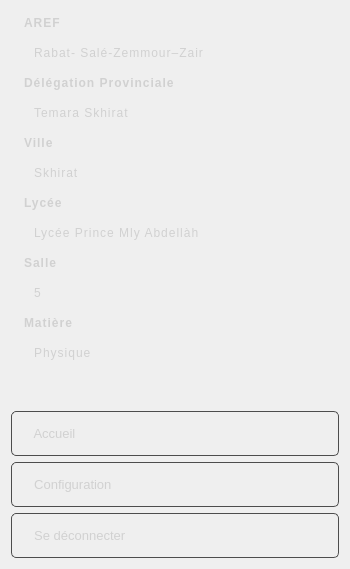
        <widget class="QWidget" name="menuWidget" native="true">
         <property name="minimumSize">
          <size>
           <width>350</width>
           <height>0</height>
          </size>
         </property>
         <property name="maximumSize">
          <size>
           <width>350</width>
           <height>16777215</height>
          </size>
         </property>
         <property name="styleSheet">
          <string notr="true">#menuWidget {
    background: #202020;
}

QPushButton {
    text-align: left;
    border: 1px solid #4d4d4d;
    color: #d1d1d1;
    border-radius: 5px;
    height: 50px;
	padding-left: 15px;
    padding-right: 15px;
}

QPushButton:hover {
    background-color: #777;
}

QLabel {
    text-align: left;
    color: #d1d1d1;
    padding-left: 10px;     /* Espacement à gauche */
    padding-right: 10px;    /* Espacement à droite */
    padding-top: 5px;       /* Espacement en haut */
    padding-bottom: 5px;    /* Espacement en bas */
    line-height: 1.5;       /* Espacement entre les lignes de texte */
    letter-spacing: 1px;    /* Espacement entre les lettres */
}




</string>
         </property>
         <layout class="QGridLayout" name="gridLayout_13">
          <item row="2" column="0" colspan="3">
           <widget class="QLabel" name="label_aref">
            <property name="styleSheet">
             <string notr="true">QLabel {
    padding-left: 20px;     /* Espacement à gauche */
}

</string>
            </property>
            <property name="text">
             <string>Rabat- Salé-Zemmour–Zair  </string>
            </property>
           </widget>
          </item>
          <item row="3" column="0" colspan="3">
           <widget class="QLabel" name="label_5">
            <property name="font">
             <font>
              <weight>75</weight>
              <bold>true</bold>
             </font>
            </property>
            <property name="text">
             <string>Délégation Provinciale</string>
            </property>
           </widget>
          </item>
          <item row="4" column="0" colspan="3">
           <widget class="QLabel" name="label_dp">
            <property name="styleSheet">
             <string notr="true">QLabel {
    padding-left: 20px;     /* Espacement à gauche */
}

</string>
            </property>
            <property name="text">
             <string>Temara Skhirat </string>
            </property>
           </widget>
          </item>
          <item row="8" column="0" colspan="3">
           <widget class="QLabel" name="label_lycee">
            <property name="styleSheet">
             <string notr="true">QLabel {
    padding-left: 20px;     /* Espacement à gauche */
}

</string>
            </property>
            <property name="text">
             <string>Lycée Prince Mly Abdellàh</string>
            </property>
           </widget>
          </item>
          <item row="14" column="0" colspan="3">
           <widget class="QPushButton" name="pushButton_home">
            <property name="minimumSize">
             <size>
              <width>0</width>
              <height>40</height>
             </size>
            </property>
            <property name="maximumSize">
             <size>
              <width>16777215</width>
              <height>45</height>
             </size>
            </property>
            <property name="font">
             <font>
              <family>Segoe UI</family>
              <pointsize>10</pointsize>
              <weight>50</weight>
              <bold>false</bold>
             </font>
            </property>
            <property name="styleSheet">
             <string notr="true"/>
            </property>
            <property name="text">
             <string>  Accueil</string>
            </property>
            <property name="icon">
             <iconset resource="../static/resource.qrc">
              <normaloff>:/icon/icon/home.svg</normaloff>:/icon/icon/home.svg</iconset>
            </property>
            <property name="checkable">
             <bool>true</bool>
            </property>
            <property name="checked">
             <bool>true</bool>
            </property>
            <property name="autoExclusive">
             <bool>true</bool>
            </property>
           </widget>
          </item>
          <item row="15" column="0" colspan="3">
           <widget class="QPushButton" name="pushButton_config">
            <property name="minimumSize">
             <size>
              <width>0</width>
              <height>40</height>
             </size>
            </property>
            <property name="maximumSize">
             <size>
              <width>16777215</width>
              <height>45</height>
             </size>
            </property>
            <property name="font">
             <font>
              <family>Segoe UI</family>
              <pointsize>10</pointsize>
             </font>
            </property>
            <property name="text">
             <string>  Configuration</string>
            </property>
            <property name="icon">
             <iconset resource="../static/resource.qrc">
              <normaloff>:/icon/icon/_settings.svg</normaloff>:/icon/icon/_settings.svg</iconset>
            </property>
            <property name="checkable">
             <bool>true</bool>
            </property>
            <property name="autoExclusive">
             <bool>true</bool>
            </property>
           </widget>
          </item>
          <item row="16" column="0" colspan="3">
           <widget class="QPushButton" name="pushButton_exit">
            <property name="minimumSize">
             <size>
              <width>0</width>
              <height>40</height>
             </size>
            </property>
            <property name="maximumSize">
             <size>
              <width>16777215</width>
              <height>45</height>
             </size>
            </property>
            <property name="font">
             <font>
              <family>Segoe UI</family>
              <pointsize>10</pointsize>
             </font>
            </property>
            <property name="styleSheet">
             <string notr="true">#exitBtn {
	color: #943e3e;
	text-align: center;
	padding-left: 0;
}

#exitBtn:pressed {
	padding-left: 10px;
}
</string>
            </property>
            <property name="text">
             <string>  Se déconnecter</string>
            </property>
            <property name="icon">
             <iconset resource="../static/resource.qrc">
              <normaloff>:/icon/icon/exit.svg</normaloff>:/icon/icon/exit.svg</iconset>
            </property>
           </widget>
          </item>
          <item row="11" column="0" colspan="3">
           <widget class="QLabel" name="label_12">
            <property name="font">
             <font>
              <weight>75</weight>
              <bold>true</bold>
             </font>
            </property>
            <property name="text">
             <string>Matière</string>
            </property>
           </widget>
          </item>
          <item row="12" column="0" colspan="3">
           <widget class="QLabel" name="label_matiere">
            <property name="styleSheet">
             <string notr="true">QLabel {
    padding-left: 20px;     /* Espacement à gauche */
}

</string>
            </property>
            <property name="text">
             <string>Physique</string>
            </property>
           </widget>
          </item>
          <item row="13" column="0" colspan="3">
           <spacer name="verticalSpacer">
            <property name="orientation">
             <enum>Qt::Vertical</enum>
            </property>
            <property name="sizeHint" stdset="0">
             <size>
              <width>20</width>
              <height>40</height>
             </size>
            </property>
           </spacer>
          </item>
          <item row="0" column="0" colspan="3">
           <layout class="QVBoxLayout" name="Layout_svg"/>
          </item>
          <item row="6" column="0" colspan="3">
           <widget class="QLabel" name="label_ville">
            <property name="styleSheet">
             <string notr="true">QLabel {
    padding-left: 20px;     /* Espacement à gauche */
}

</string>
            </property>
            <property name="text">
             <string>Skhirat</string>
            </property>
           </widget>
          </item>
          <item row="10" column="0" colspan="3">
           <widget class="QLabel" name="label_salle">
            <property name="styleSheet">
             <string notr="true">QLabel {
    padding-left: 20px;     /* Espacement à gauche */
}

</string>
            </property>
            <property name="text">
             <string>5</string>
            </property>
           </widget>
          </item>
          <item row="1" column="0" colspan="3">
           <widget class="QLabel" name="label_3">
            <property name="font">
             <font>
              <weight>75</weight>
              <bold>true</bold>
             </font>
            </property>
            <property name="text">
             <string>AREF</string>
            </property>
           </widget>
          </item>
          <item row="5" column="0" colspan="3">
           <widget class="QLabel" name="label_8">
            <property name="font">
             <font>
              <weight>75</weight>
              <bold>true</bold>
             </font>
            </property>
            <property name="text">
             <string>Ville</string>
            </property>
           </widget>
          </item>
          <item row="7" column="0" colspan="3">
           <widget class="QLabel" name="label_9">
            <property name="font">
             <font>
              <weight>75</weight>
              <bold>true</bold>
             </font>
            </property>
            <property name="text">
             <string>Lycée</string>
            </property>
           </widget>
          </item>
          <item row="9" column="0" colspan="3">
           <widget class="QLabel" name="label_11">
            <property name="font">
             <font>
              <weight>75</weight>
              <bold>true</bold>
             </font>
            </property>
            <property name="text">
             <string>Salle</string>
            </property>
           </widget>
          </item>
         </layout>
        </widget>
